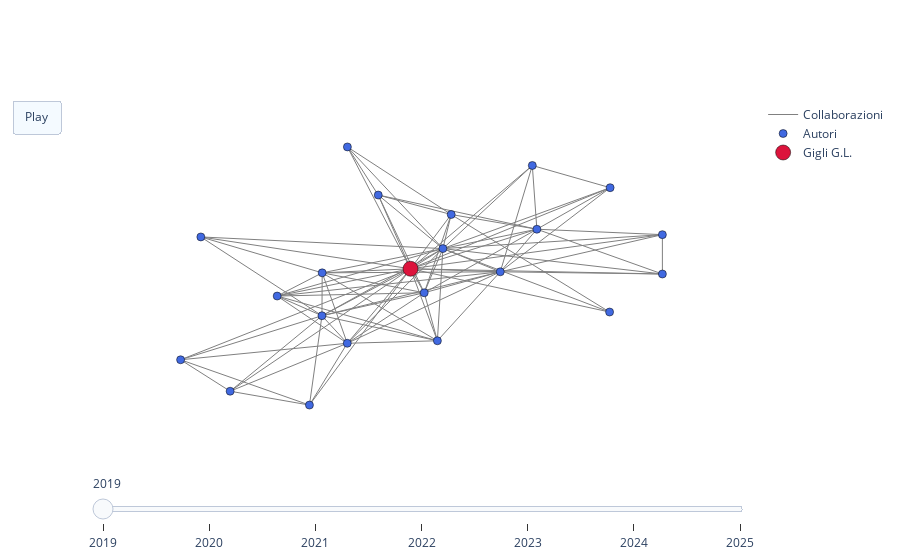

Write notebook code for a chart like this one.
### Markdown cell above
## Secondo grafo

### Code cell
# ==============================
# Grafo totale e autore centrale globale
# ==============================
G_totale = nx.compose_all(grafi_per_anno.values())
central_author = max(G_totale.degree, key=lambda x: x[1])[0]
print("Autore centrale globale:", central_author)

# ==============================
# Creazione grafi cumulativi
# ==============================
grafi_cumulativi = {}
G_cumulativo = nx.Graph()

for anno in sorted(grafi_per_anno.keys()):
    G_cumulativo = nx.compose(G_cumulativo, grafi_per_anno[anno])
    grafi_cumulativi[anno] = G_cumulativo.copy()

# ==============================
# Calcolo layout per anno
# ==============================
pos_per_anno = {}
for anno, G in grafi_cumulativi.items():
    if central_author not in G:
        continue

    nodes_connected = nx.node_connected_component(G, central_author)
    G_sub = G.subgraph(nodes_connected).copy()

    initial_pos = {central_author: (0, 0)}

    pos = nx.spring_layout(
        G_sub,
        seed=42,
        pos=initial_pos,
        fixed=[central_author],
        k=0.5,
        iterations=200
    )

    xs = [x for x, y in pos.values()]
    ys = [y for x, y in pos.values()]
    min_x, max_x = min(xs), max(xs)
    min_y, max_y = min(ys), max(ys)
    for node in pos:
        x, y = pos[node]
        norm_x = -1.1 + 2.2 * (x - min_x) / (max_x - min_x) if max_x > min_x else 0
        norm_y = -1.1 + 2.2 * (y - min_y) / (max_y - min_y) if max_y > min_y else 0
        pos[node] = (norm_x, norm_y)

    pos_per_anno[anno] = pos
    grafi_cumulativi[anno] = G_sub  

# ==============================
# Funzione di plotting
# ==============================
def plot_graph_plotly(G, pos, central_node):
    edge_x, edge_y = [], []

    for u, v in G.edges():
        x0, y0 = pos[u]
        x1, y1 = pos[v]
        edge_x += [x0, x1, None]
        edge_y += [y0, y1, None]

    edge_trace = go.Scatter(
        x=edge_x,
        y=edge_y,
        mode="lines",
        line=dict(width=1, color="gray"),
        hoverinfo="none",
        name="Collaborazioni",
        showlegend=True
    )

    node_x, node_y, texts, colors, sizes = [], [], [], [], []

    for node in G.nodes():
        if node == central_node:
            continue
        x, y = pos[node]
        deg = G.degree(node)
        node_x.append(x)
        node_y.append(y)
        texts.append(f"{node}<br>Collaborazioni: {deg}")
        colors.append("royalblue")
        sizes.append(8)

    node_trace = go.Scatter(
        x=node_x,
        y=node_y,
        mode="markers",
        hoverinfo="text",
        text=texts,
        marker=dict(
            size=sizes,
            color=colors,
            line=dict(width=0.5, color="black"),
            opacity=1.0
        ),
        name="Autori"
    )

    x_c, y_c = pos[central_node]
    node_central_trace = go.Scatter(
        x=[x_c],
        y=[y_c],
        mode="markers",
        hoverinfo="text",
        text=[f"{central_node}<br>Collaborazioni: {G.degree(central_node)}"],
        marker=dict(
            size=15,
            color="crimson",
            line=dict(width=0.5, color="black"),
            opacity=1.0
        ),
        name="Gigli G.L."
    )

    return edge_trace, node_trace, node_central_trace

# ==============================
# Creazione dei frame
# ==============================
frames = []

for anno in sorted(grafi_cumulativi.keys()):
    G = grafi_cumulativi[anno]
    if anno not in pos_per_anno: 
        continue
    pos = pos_per_anno[anno]
    edge, nodes, central = plot_graph_plotly(G, pos, central_author)
    frames.append(
        go.Frame(
            data=[edge, nodes, central],
            name=str(anno),
            layout=go.Layout(
                title=f"Collaborazioni cumulative fino al {anno}<br>Autore centrale: {central_author}"
            )
        )
    )


# ==============================
# Figura finale
# ==============================
fig = go.Figure(
    data=frames[0].data,
    frames=frames,
    layout=go.Layout(
        paper_bgcolor="white",
        plot_bgcolor="white",
        xaxis=dict(visible=False, range=[-1.5,1.5]),
        yaxis=dict(visible=False, range=[-1.5,1.5]),
        updatemenus=[{
            "type": "buttons",
            "buttons": [{
                "label": "Play",
                "method": "animate",
                "args": [None, {
                    "frame": {"duration":2000, "redraw":True},
                    "transition":{"duration":500},
                    "fromcurrent":True
                }]
            }]
        }],
        sliders=[{
            "steps": [{"method":"animate", "args":[[f.name]], "label":f.name} for f in frames]
        }]
    )
)

fig.show()

### Figure 1 — Plotly figure (JSON) as saved in the notebook; plotly's stock layout.template omitted (floating-point values rounded to 4 significant figures; data arrays with more than 128 entries replaced by an {"elided": "..."} marker saying what was removed)
{"data": [{"hoverinfo": "none", "line": {"color": "gray", "width": 1}, "mode": "lines", "name": "Collaborazioni", "showlegend": true, "type": "scatter", "x": {"elided": "270 float values"}, "y": {"elided": "270 float values"}}, {"hoverinfo": "text", "marker": {"color": ["royalblue", "royalblue", "royalblue", "royalblue", "royalblue", "royalblue", "royalblue", "royalblue", "royalblue", "royalblue", "royalblue", "royalblue", "royalblue", "royalblue", "royalblue", "royalblue", "royalblue", "royalblue", "royalblue", "royalblue", "royalblue"], "line": {"color": "black", "width": 0.5}, "opacity": 1, "size": [8, 8, 8, 8, 8, 8, 8, 8, 8, 8, 8, 8, 8, 8, 8, 8, 8, 8, 8, 8, 8]}, "mode": "markers", "name": "Autori", "text": ["Bax, Francesco (57210434886)<br>Collaborazioni: 5", "Segatti, Samantha (57210828794)<br>Collaborazioni: 8", "Lorenzut, Simone (35932185200)<br>Collaborazioni: 5", "Vogrig, Alberto (56515387200)<br>Collaborazioni: 12", "Cargnelutti, Daniela (7801376473)<br>Collaborazioni: 5", "Romano, Giorgia (57205206950)<br>Collaborazioni: 4", "Serafini, Anna (23668918200)<br>Collaborazioni: 5", "Bernardini, Andrea (56215401100)<br>Collaborazioni: 11", "Corazza, Elisa (57208495081)<br>Collaborazioni: 13", "Pellitteri, Gaia (57210581217)<br>Collaborazioni: 3", "Valente, Mariarosaria (7102004248)<br>Collaborazioni: 18", "Fabris, Martina (6603673392)<br>Collaborazioni: 8", "Smeralda, Carmelo Luca (57202812628)<br>Collaborazioni: 4", "Marini, Alessandro (57206858600)<br>Collaborazioni: 9", "Honnorat, Jérǒme (7007170503)<br>Collaborazioni: 11", "Nilo, Annacarmen (57195285121)<br>Collaborazioni: 6", "Merlino, Giovanni (16031420500)<br>Collaborazioni: 10", "Bastien, Joubert (55614563900)<br>Collaborazioni: 5", "de Biase, Stefano (55362424400)<br>Collaborazioni: 7", "Rheims, Sylvain (24339474300)<br>Collaborazioni: 5", "André-Obadia, Nathalie (7801563833)<br>Collaborazioni: 5"], "type": "scatter", "x": [1.1, 0.07259, 0.506, -0.4545, 0.8613, -0.3383, 1.1, 0.01244, 0.3597, 0.8589, 0.09771, -0.659, -1.008, -0.4535, -0.339, -0.1975, 0.5268, -0.5117, 0.1356, -0.8738, -1.1], "y": [0.3524, -0.552, 0.942, -0.3386, 0.7525, 1.1, 0.01692, -0.143, 0.03568, -0.3071, 0.2337, -0.1708, 0.3329, 0.02703, -0.5734, 0.69, 0.3987, -1.1, 0.5241, -0.982, -0.7139]}, {"hoverinfo": "text", "marker": {"color": "crimson", "line": {"color": "black", "width": 0.5}, "opacity": 1, "size": 15}, "mode": "markers", "name": "Gigli G.L.", "text": ["Gigli, Gian Luigi (7101781977)<br>Collaborazioni: 21"], "type": "scatter", "x": [-0.05021], "y": [0.06163]}], "layout": {"paper_bgcolor": "white", "plot_bgcolor": "white", "sliders": [{"steps": [{"args": [["2019"]], "label": "2019", "method": "animate"}, {"args": [["2020"]], "label": "2020", "method": "animate"}, {"args": [["2021"]], "label": "2021", "method": "animate"}, {"args": [["2022"]], "label": "2022", "method": "animate"}, {"args": [["2023"]], "label": "2023", "method": "animate"}, {"args": [["2024"]], "label": "2024", "method": "animate"}, {"args": [["2025"]], "label": "2025", "method": "animate"}]}], "updatemenus": [{"buttons": [{"args": [null, {"frame": {"duration": 2000, "redraw": true}, "fromcurrent": true, "transition": {"duration": 500}}], "label": "Play", "method": "animate"}], "type": "buttons"}], "xaxis": {"range": [-1.5, 1.5], "visible": false}, "yaxis": {"range": [-1.5, 1.5], "visible": false}}}
